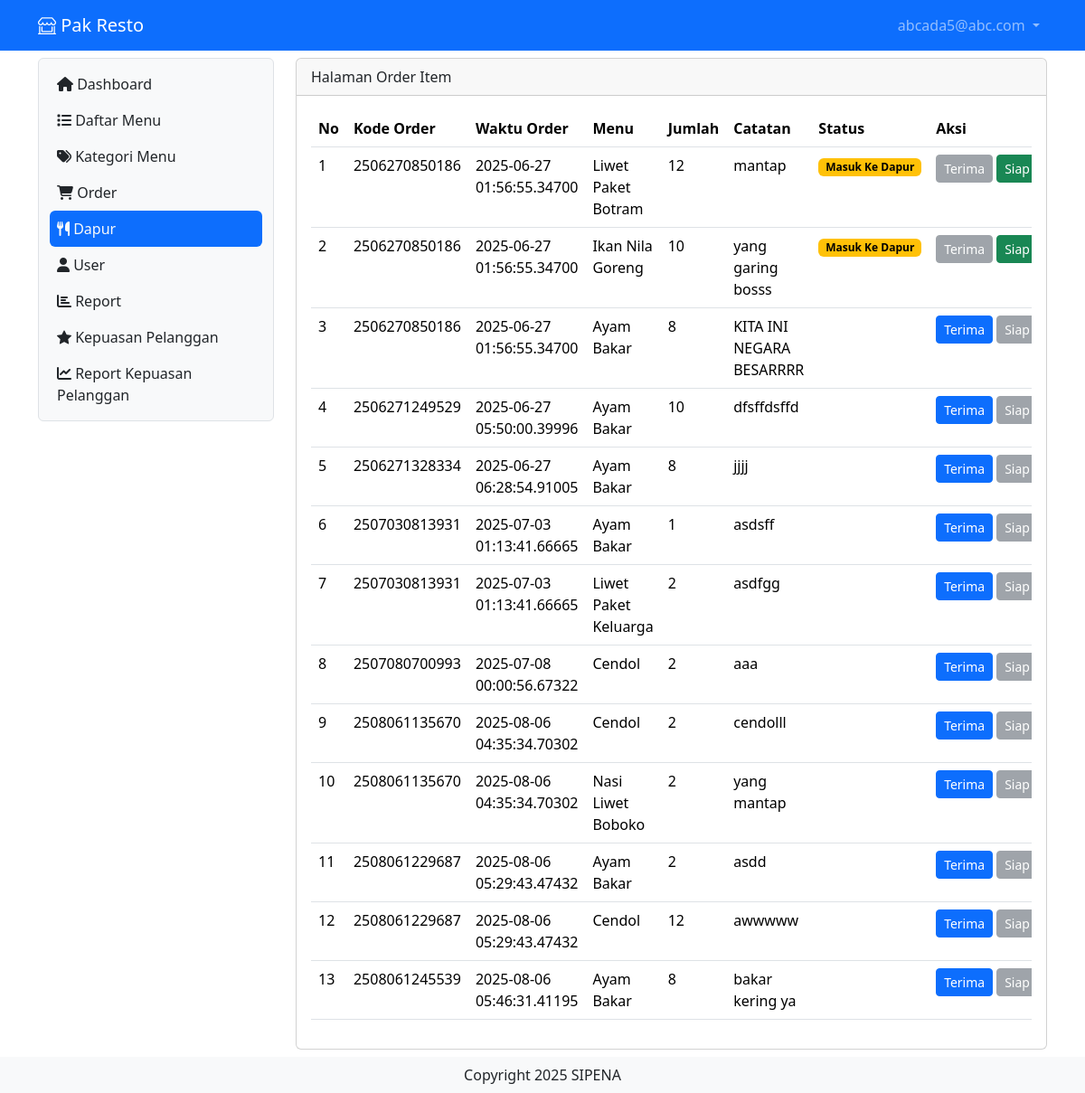
The page /dapur (signed in) on the database its author committed.
### tables this page shows
CREATE TABLE `user` (
  `id` int(11) NOT NULL,
  `username` varchar(200) NOT NULL,
  `password` varchar(200) NOT NULL,
  `level` int(1) NOT NULL,
  `nama` varchar(200) NOT NULL,
  `nohp` varchar(15) NOT NULL,
  `alamat` varchar(300) NOT NULL
);

CREATE TABLE `list_order` (
  `id_list_order` int(10) NOT NULL,
  `menu` int(10) NOT NULL,
  `kode_order` bigint(10) NOT NULL,
  `jumlah` int(10) NOT NULL,
  `catatan` varchar(1000) NOT NULL,
  `status` int(50) NOT NULL
);

CREATE TABLE `tb_order` (
  `id_order` bigint(50) NOT NULL,
  `pelanggan` varchar(100) NOT NULL,
  `meja` int(10) NOT NULL,
  `pelayan` int(100) NOT NULL,
  `waktu_order` timestamp(5) NOT NULL DEFAULT current_timestamp(5) ON UPDATE current_timestamp(5)
);

CREATE TABLE `daftar_menu` (
  `id` int(10) NOT NULL,
  `foto` varchar(200) NOT NULL,
  `nama_menu` varchar(2000) NOT NULL,
  `keterangan` varchar(200) NOT NULL,
  `kategori` int(5) NOT NULL,
  `harga` varchar(100) NOT NULL,
  `stok` int(50) NOT NULL
);

### dapur.php (the view, shortened to what this page needs)
<?php
   include 'proses/connect.php';
   $query = mysqli_query($conn, "SELECT * FROM list_order
       LEFT JOIN tb_order ON tb_order.id_order = list_order.kode_order
       LEFT JOIN daftar_menu ON daftar_menu.id = list_order.menu
       LEFT JOIN bayar ON bayar.id_bayar = tb_order.id_order ORDER BY waktu_order ASC");
   while ($record = mysqli_fetch_array($query)) {
       $result[] = $record;
   }
   ?>
<div class="col-lg-9 mt-2">
    <div class="card">
        <div class="card-header">
            Halaman Order Item
        </div>
        <div class="card-body">
            <?php
               if (empty($result)) {
                   echo "Data Menu Makanan atau Minuman tidak ada";
               } else {
               ?>
                <div class="table-responsive">
                    <table class="table table-hover" id="example">
                        <thead>
                            <tr class="text-nowrap">
                                <th scope="col">No</th>
                                <th scope="col">Kode Order</th>
                                <th scope="col">Waktu Order</th>
                                <th scope="col">Menu</th>
                                <th scope="col">Jumlah</th>
                                <th scope="col">Catatan</th>
                                <th scope="col">Status</th>
                                <th scope="col">Aksi</th>
                            </tr>
                        </thead>
                        <tbody>
                            <?php
                               $no = 1;
                               foreach ($result as $row) {
                                   if($row['status'] != 2){
                               ?>
                                <tr>
                                    <td><?php echo $no++ ?></td>
                                    <td><?php echo $row['kode_order'] ?></td>
                                    <td><?php echo $row['waktu_order'] ?></td>
                                    <td><?php echo $row['nama_menu'] ?></td>
                                    <td><?php echo $row['jumlah'] ?></td>
                                    <td><?php echo $row['catatan'] ?></td>
                                    <td>
                                        <?php
                                           if ($row['status'] == 1) {
                                               echo "<span class='badge text-bg-warning'>Masuk Ke Dapur</span>";
                                           } elseif ($row['status'] == 2) {
                                               echo "<span class='badge text-bg-primary'>Siap Saji</span>";
                                           }
                                           ?>
                                    </td>
                                    <td>
                                        <div class="d-flex">
                                            <button class="<?php echo (!empty($row['status'])) ? " btn btn-secondary disabled" : "btn btn-primary" ?> btn-sm me-1" data-bs-toggle="modal" data-bs-target="#terima<?php echo $row['id_list_order'] ?>">Terima</i></button>
                                            <button class="<?php echo (empty($row['status']) || $row['status'] != 1) ? " btn btn-secondary text-nowrap disabled" : "btn btn-success " ?> btn-sm me-1 text-nowrap" data-bs-toggle="modal" data-bs-target="#siapsaji<?php echo $row['id_list_order'] ?>">Siap Saji</i></button>
                                        </div>
                                    </td>
                                </tr>
                            <?php
                               } }?>
                        </tbody>
                    </table>
                </div>
            <?php } ?>
        </div>
    </div>
</div>

### header.php (shortened to what this page needs)
<?php
include "proses/connect.php";
$query = mysqli_query($conn, "SELECT * FROM user WHERE username='$_SESSION[username_pakresto]'");
?>
<nav class="navbar navbar-expand navbar-dark bg-primary sticky-top">
    <div class="container-lg">
        <a class="navbar-brand" href="."><i class="bi bi-shop-window"></i> Pak Resto</a>
        <div class="collapse navbar-collapse justify-content-end" id="navbarNavDropdown">
            <ul class="navbar-nav">
                <li class="nav-item dropdown">
                    <a class="nav-link dropdown-toggle" href="#" role="button" data-bs-toggle="dropdown" aria-expanded="false">
                        <?php
                        echo $hasil['username'];
                        ?>
                    </a>
                </li>
            </ul>
        </div>
    </div>
</nav>

### rows shown on the page
user: username "abcada5@abc.com"
list_order: kode_order "2506270850186", kode_order.waktu_order "2025-06-27 01:56:55.34700", menu.nama_menu "Liwet Paket Botram", jumlah "12", catatan "mantap", status "Masuk Ke Dapur"
list_order: kode_order "2506270850186", kode_order.waktu_order "2025-06-27 01:56:55.34700", menu.nama_menu "Ikan Nila Goreng", jumlah "10", catatan "yang garing bosss", status "Masuk Ke Dapur"
list_order: kode_order "2506270850186", kode_order.waktu_order "2025-06-27 01:56:55.34700", menu.nama_menu "Ayam Bakar", jumlah "8", catatan "KITA INI NEGARA BESARRRR"
list_order: kode_order "2506271249529", kode_order.waktu_order "2025-06-27 05:50:00.39996", menu.nama_menu "Ayam Bakar", jumlah "10", catatan "dfsffdsffd"
list_order: kode_order "2506271328334", kode_order.waktu_order "2025-06-27 06:28:54.91005", menu.nama_menu "Ayam Bakar", jumlah "8", catatan "jjjj"
list_order: kode_order "2507030813931", kode_order.waktu_order "2025-07-03 01:13:41.66665", menu.nama_menu "Ayam Bakar", jumlah "1", catatan "asdsff"
list_order: kode_order "2507030813931", kode_order.waktu_order "2025-07-03 01:13:41.66665", menu.nama_menu "Liwet Paket Keluarga", jumlah "2", catatan "asdfgg"
list_order: kode_order "2507080700993", kode_order.waktu_order "2025-07-08 00:00:56.67322", menu.nama_menu "Cendol", jumlah "2", catatan "aaa"
list_order: kode_order "2508061135670", kode_order.waktu_order "2025-08-06 04:35:34.70302", menu.nama_menu "Cendol", jumlah "2", catatan "cendolll"
list_order: kode_order "2508061135670", kode_order.waktu_order "2025-08-06 04:35:34.70302", menu.nama_menu "Nasi Liwet Boboko", jumlah "2", catatan "yang mantap"
list_order: kode_order "2508061229687", kode_order.waktu_order "2025-08-06 05:29:43.47432", menu.nama_menu "Ayam Bakar", jumlah "2", catatan "asdd"
list_order: kode_order "2508061229687", kode_order.waktu_order "2025-08-06 05:29:43.47432", menu.nama_menu "Cendol", jumlah "12", catatan "awwwww"
list_order: kode_order "2508061245539", kode_order.waktu_order "2025-08-06 05:46:31.41195", menu.nama_menu "Ayam Bakar", jumlah "8", catatan "bakar kering ya"
